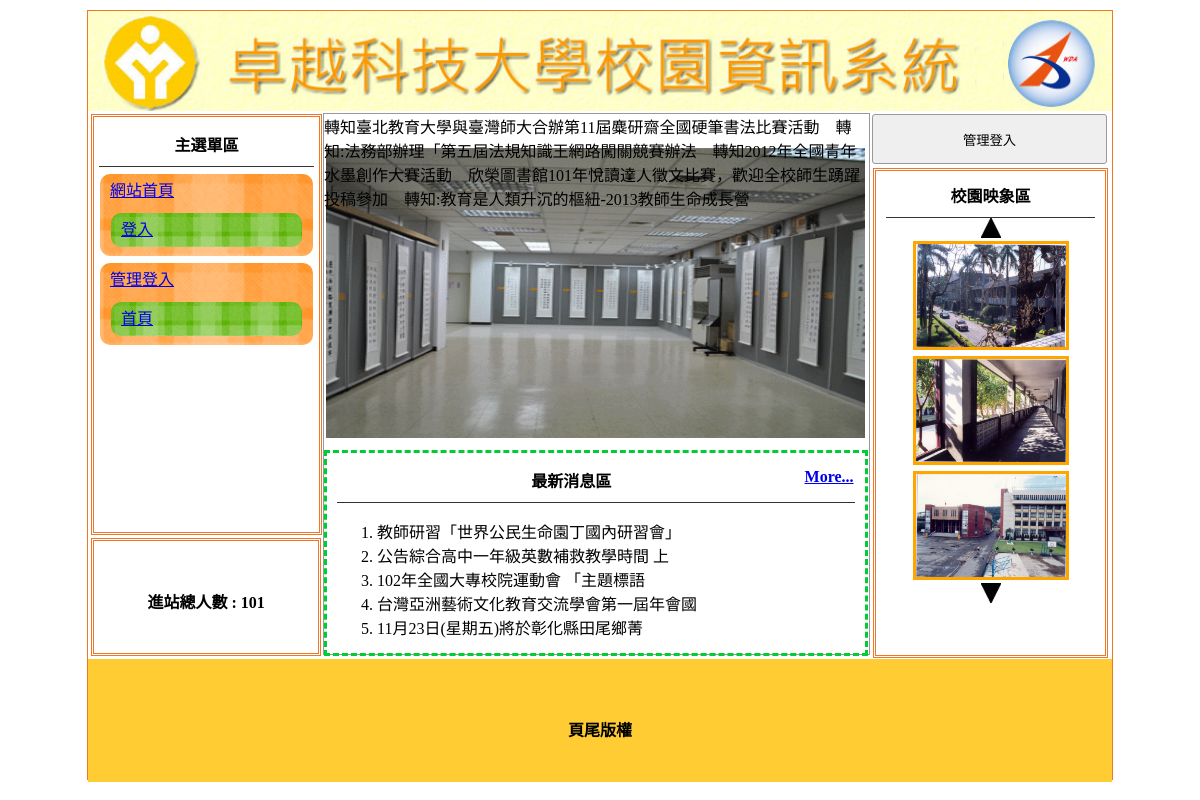
The page / (signed in) on the database its author committed.
### tables this page shows
CREATE TABLE `title` (
  `id` int(10) UNSIGNED NOT NULL,
  `img` text NOT NULL,
  `text` text NOT NULL,
  `sh` int(10) UNSIGNED NOT NULL
);

CREATE TABLE `menu` (
  `id` int(10) UNSIGNED NOT NULL,
  `name` text NOT NULL,
  `href` text NOT NULL,
  `sh` int(10) UNSIGNED NOT NULL,
  `parent` int(5) UNSIGNED NOT NULL
);

CREATE TABLE `total` (
  `id` int(10) UNSIGNED NOT NULL,
  `total` int(10) UNSIGNED NOT NULL
);

CREATE TABLE `ad` (
  `id` int(10) UNSIGNED NOT NULL,
  `img` text NOT NULL,
  `text` text NOT NULL,
  `sh` int(10) UNSIGNED NOT NULL
);

CREATE TABLE `news` (
  `id` int(10) UNSIGNED NOT NULL,
  `img` text NOT NULL,
  `text` text NOT NULL,
  `sh` int(10) UNSIGNED NOT NULL
);

CREATE TABLE `image` (
  `id` int(10) UNSIGNED NOT NULL,
  `img` text NOT NULL,
  `text` text NOT NULL,
  `sh` int(10) UNSIGNED NOT NULL
);

CREATE TABLE `bottom` (
  `id` int(10) UNSIGNED NOT NULL,
  `bottom` text NOT NULL
);

### base.php (called while the page is built, shortened)
<?php
class DB
{
    private $dsn = "mysql:host=localhost;charset=utf8;dbname=web1";
    private $root = "user";
    private $password = "user";
    private $table;
    private $pdo;
    public function __construct($table)
    {
        $this->table = $table;
        $this->pdo = new PDO($this->dsn, $this->root, $this->password);
    }
    public function all(...$arg)
    {
        $sql = "select * from $this->table ";
        if (!empty($arg[0]) && is_array($arg[0])) {
            foreach ($arg[0] as $key => $value) {
                $tmp[] = sprintf("`%s`='%s'", $key, $value);
            }
            $sql = $sql . " where " . implode(" && ", $tmp);
        }
        if (!empty($arg[1])) {
            $sql = $sql . $arg[1];
        }
        return $this->pdo->query($sql)->fetchAll();
    }
    public function find($arg)
    {
        $sql = "select * from $this->table ";
        if (is_array($arg)) {
            foreach ($arg as $key => $value) {
                $tmp[] = sprintf("`%s`='%s'", $key, $value);
            }
            $sql = $sql . " where " . implode(" && ", $tmp);
        } else {
            $sql = $sql . " where `id`='$arg'";
        }
        return $this->pdo->query($sql)->fetch(PDO::FETCH_ASSOC);
    }
    public function count(...$arg)
    {
        $sql = "select count(*) from $this->table ";
        if (!empty($arg[0]) && is_array($arg[0])) {
            foreach ($arg[0] as $key => $value) {
                $tmp[] = sprintf(" %s = '%s' ", $key, $value);
            }
            $sql = $sql . " where " . implode(" && ", $tmp);
        }
        return $this->pdo->query($sql)->fetchColumn();
    }
}
$Title = new DB('title');
$Ad = new DB('ad');
$Image = new DB('image');
$Total = new DB('total');
$Bottom = new DB('bottom');
$News = new DB('news');
$title = $Title->find(['sh' => 1]);
$bottom = $Bottom->find(1);
$total = $Total->find(1);

### index.php (the view, shortened to what this page needs)
<?php include 'base.php'; ?>
<!DOCTYPE html PUBLIC "-//W3C//DTD XHTML 1.0 Transitional//EN" "http://www.w3.org/TR/xhtml1/DTD/xhtml1-transitional.dtd">
<html xmlns="http://www.w3.org/1999/xhtml">
<head>
	<link href="./css/css.css" rel="stylesheet" type="text/css">
</head>
<body>
	<div id="main">
		<a title="<?= $title['text']; ?>" href="index.php">
			<div class="ti" style="background:url('img/<?= $title['img']; ?>'); background-size:cover;"></div>
		</a>
		<div id="ms">
			<div id="lf" style="float:left;">
				<div id="menuput" class="dbor">
					<span class="t botli">主選單區</span>
					<?php
					$menu = new DB("menu");
					$mains = $menu->all(['parent' => 0, 'sh' => 1]);
					foreach ($mains as $main) {
						echo "<div class='mainmu'>";
						echo "<a href='" . $main['href'] . "'>";
						echo $main['name'];
						echo "</a>";
						$chksub = $menu->count(['parent' => $main['id']]);
						if ($chksub > 0) {
							$subs = $menu->all(['parent' => $main['id']]);
							echo "<div class='mw'>";
							foreach ($subs as $sub) {
								echo "<div class='mainmu2'><a href='" . $sub['href'] . "'>" . $sub['name'] . "</a></div>";
							}
							echo "</div>";
						}
						echo "</div>";
					}
					?>
				</div>
				<div class="dbor" style="margin:3px; width:95%; height:20%; line-height:100px;">
					<span class="t">進站總人數 : <?php echo $total['total']; ?></span>
				</div>
			</div>
			<?
			if (!empty($_GET['do'])) {
				$do = $_GET['do'];
			} else {
				$do = 'main';
			}
			$file = 'front/' . $do . '.php';
			if (file_exists($file)) {
				include $file;
			} else {
				include 'front/main.php';
			}
			?>
			<div class="di di ad" style="height:540px; width:23%; padding:0px; margin-left:22px; float:left; ">
				<button style="width:100%; margin-left:auto; margin-right:auto; margin-top:2px; height:50px;" onclick="lo('?do=login')">管理登入</button>
				<div style="width:89%; height:480px;" class="dbor">
					<span class="t botli">校園映象區</span>
					<div class='cent' onclick='pp(1)'><img src='icon/up.jpg'></div>
					<?php
					$img = $Image->all(['sh' => 1]);
					foreach ($img as $key => $im) {
					?>
						<div class='cent im' id='ssaa<?= $key; ?>'><img src='img/<?= $im['img']; ?>' style='width:150px;height:103px;border:3px solid orange;margin:3px'></div>
					<?php
					}
					?>
					<div class='cent' onclick='pp(2)'><img src='icon/dn.jpg'></div>
				</div>
			</div>
		</div>
		<div style="width:1024px; left:0px; position:relative; background:#FC3; margin-top:4px; height:123px; display:block;">
			<span class="t" style="line-height:123px;"><?php echo $bottom['bottom']; ?></span>
		</div>
	</div>
</body>
</html>

### front/main.php (shortened to what this page needs)
<div class="di" style="height:540px; border:#999 1px solid; width:53.2%; margin:2px 0px 0px 0px; float:left; position:relative; left:20px;">
    <?php include 'marquee.php'; ?>
    <div style="height:32px; display:block;"></div>
    <div style="width:100%; padding:2px; height:290px;">
        <div id="mwww" loop="true" style="width:100%; height:100%;">
        </div>
    </div>
    <div style="width:95%; padding:2px; height:190px; margin-top:10px; padding:5px 10px 5px 10px; border:#0C3 dashed 3px; position:relative;">
        <span class="t botli">最新消息區
            <?php
            if ($News->count(['sh' => 1]) > 5) {
                echo "<a href='index.php?do=news' style='float:right'>More...</a>";
            }
            ?>
        </span>
        <ul class="ssaa" style="list-style-type:decimal;">
            <?php
            $news = $News->all(['sh' => 1], ' limit 5 ');
            foreach ($news as $n) {
                echo '<li>';
                echo mb_substr($n['text'], 0, 20, 'utf8');
                echo '</li>';
            }
            ?>
        </ul>
    </div>
</div>

### marquee.php (shortened to what this page needs)
<marquee scrolldelay="120" direction="left" style="position:absolute; width:100%; height:40px;">
    <?php
    $ad = $Ad->all(['sh' => 1]);
    foreach ($ad as $a) {
        echo $a['text'];
    }
    ?>
</marquee>

### css/css.css (style rules this page uses)
body { padding: 0px; margin: 0px; }
#main { width: 1024px; height: 768px; margin: 10px auto 10px auto; border: #EE7728 1px solid; position: relative; }
.ti { width: 100%; height: 100px; position: relative; background-size: cover; background-repeat: no-repeat; }
.dbor { border: #EE7728 double 3px; margin: 1px; padding: 2px 10px 2px 10px; }
.t { font-weight: 800; display: block; text-align: center; padding: 10px 1px 10px 1px; }
.botli { border-bottom: #333 1px solid; }
.mainmu { position: relative; border-radius: 10px; background: url(../icon/menu.fw.png) center no-repeat; background-size: cover; line-height: 30px; padding: 2px 10px 2px 10px; margin: 7px 1px 7px 1px; }
.mainmu2 { position: relative; border-radius: 10px; background: url(../icon/menu3.fw.png)center no-repeat; background-size: 100% 100%; line-height: 30px; padding: 2px 10px 2px 10px; margin: 7px 1px 7px 1px; }
#lf { height: 540px; width: 21%; display: inline-block; }
#menuput { width: 100%; height: 75%; position: relative; padding: 5px; display: block; margin: 3px; }
.di { display: inline-block; }
.ad { margin: 1px; padding: 2px 10px 2px 10px; }
.cent { text-align: center; }
input, button { border: #999 1px solid; border-radius: 3px; background: #EFEFEF; padding: 5px; margin: 3px; }

### rows shown on the page
title: img (picture)
menu: name "網站首頁"
menu: name "登入"
menu: name "管理登入"
menu: name "首頁"
total: total "101"
ad: text "轉知臺北教育大學與臺灣師大合辦第11屆麋研齋全國硬筆書法比賽活動"
ad: text "轉知:法務部辦理「第五屆法規知識王網路闖關競賽辦法"
ad: text "轉知2012年全國青年水墨創作大賽活動"
ad: text "欣榮圖書館101年悅讀達人徵文比賽，歡迎全校師生踴躍投稿參加"
ad: text "轉知:教育是人類升沉的樞紐-2013教師生命成長營"
news: text "教師研習「世界公民生命園丁國內研習會」"
news: text "公告綜合高中一年級英數補救教學時間 上"
news: text "102年全國大專校院運動會 「主題標語"
news: text "台灣亞洲藝術文化教育交流學會第一屆年會國"
news: text "11月23日(星期五)將於彰化縣田尾鄉菁"
image: img (picture)
image: img (picture)
image: img (picture)
bottom: bottom "頁尾版權"
